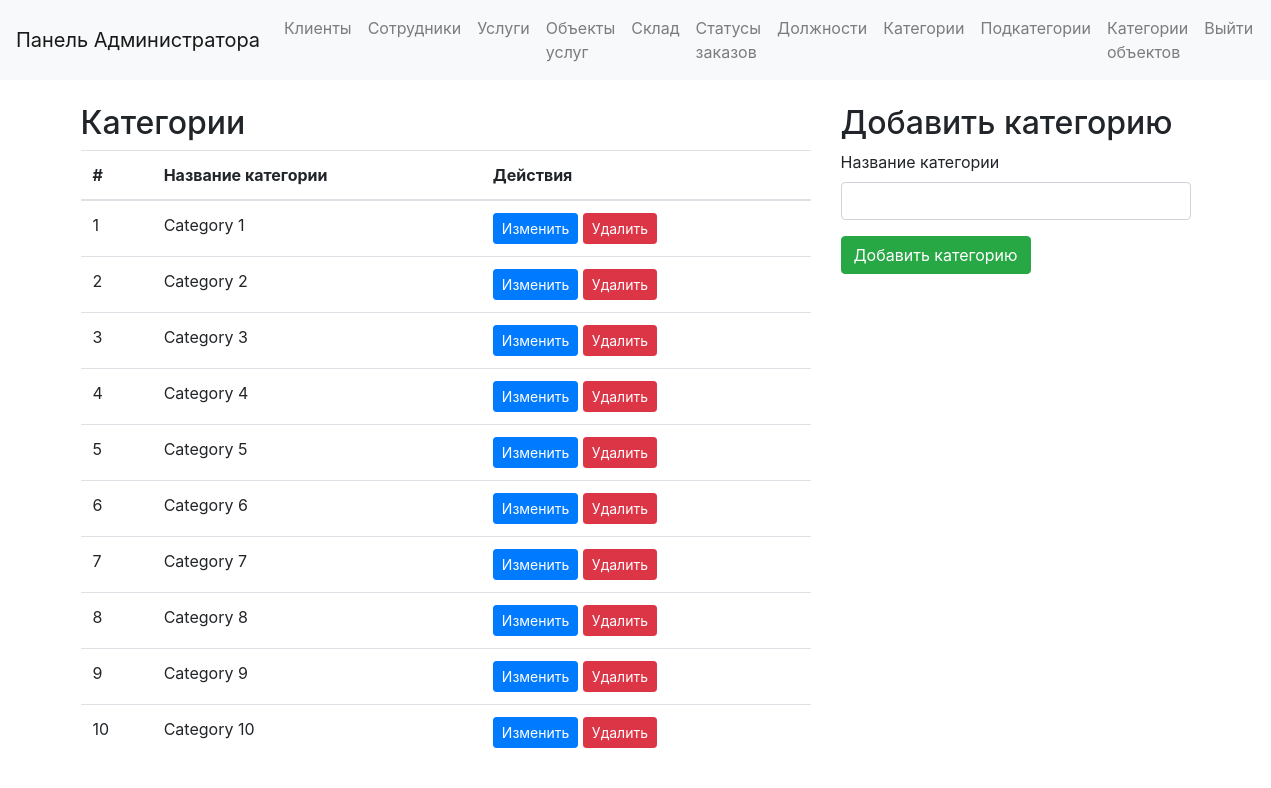
The app's page /admin/categories (signed in) with its own data.
### app/models.py (models this page shows)
class Categories(db.Model):
    __tablename__ = 'Categories'
    id = db.Column(db.Integer, primary_key=True)
    cat_name = db.Column(db.String, nullable=False)

### app/admin/routs.py (the view)
@admin.route('/admin/categories')
def manage_categories():
    if session.get('role') != 'admin':
        return redirect(url_for('users.login'))
    categories = Categories.query.all()
    return render_template('admin/manage_categories.html', categories=categories)

### app/templates/admin/manage_categories.html
{% extends "admin/base_admin.html" %}
{% block content %}
<div class="row">
    <div class="col-md-8">
        <h2>Категории</h2>
        <table class="table">
            <thead>
                <tr>
                    <th>#</th>
                    <th>Название категории</th>
                    <th>Действия</th>
                </tr>
            </thead>
            <tbody>
                {% for category in categories %}
                <tr>
                    <td>{{ category.id }}</td>
                    <td>{{ category.cat_name }}</td>
                    <td>
                        <a href="{{ url_for('admin.edit_category', category_id=category.id) }}" class="btn btn-primary btn-sm">Изменить</a>
                        <a href="{{ url_for('admin.delete_category', category_id=category.id) }}" class="btn btn-danger btn-sm">Удалить</a>
                    </td>
                </tr>
                {% endfor %}
            </tbody>
        </table>
    </div>
    <div class="col-md-4">
        <h2>Добавить категорию</h2>
        <form action="{{ url_for('admin.add_category') }}" method="POST">
            <div class="form-group">
                <label for="cat_name">Название категории</label>
                <input type="text" class="form-control" id="cat_name" name="cat_name" required>
            </div>
            <button type="submit" class="btn btn-success">Добавить категорию</button>
        </form>
    </div>
</div>
{% endblock %}

### records on screen
Categories: id "1", cat_name "Category 1"
Categories: id "2", cat_name "Category 2"
Categories: id "3", cat_name "Category 3"
Categories: id "4", cat_name "Category 4"
Categories: id "5", cat_name "Category 5"
Categories: id "6", cat_name "Category 6"
Categories: id "7", cat_name "Category 7"
Categories: id "8", cat_name "Category 8"
Categories: id "9", cat_name "Category 9"
Categories: id "10", cat_name "Category 10"
